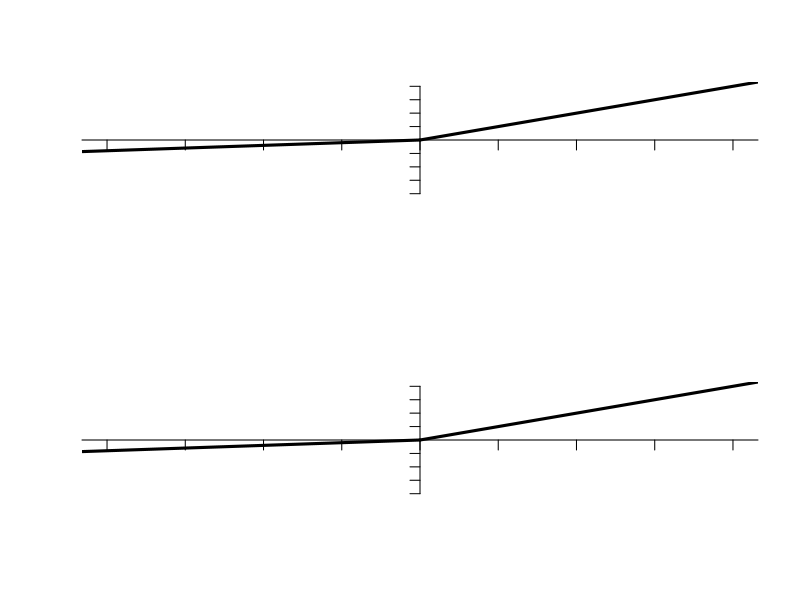

Source code (R):
######################################################
# Leaky ReLU visualization
######################################################
jpeg("/Users/mh/Documents/CSML/Masterarbeit/tex/img/LeakyReLu_highres.jpg", 
     width = 7, height =5, units = 'in', res = 500)
par(mfrow=c(2,1))
curve(0.2*x, -5, 0, axes=FALSE, ylim=c(-4,4), xlim=c(-4,4), xlab='', ylab='', lwd=3)
par(new=TRUE)
curve(1.0*x, 0, 5, axes=FALSE, ylim=c(-4,4), xlim=c(-4,4), xlab='', ylab='', lwd=3)
axis(1, pos=0, at=-5:5, col.axis = "white", labels = FALSE)
axis(2, pos=0, at=-4:4, col.axis = "white", labels = FALSE)

curve(0.2*x, -5, 0, axes=FALSE, ylim=c(-4,4), xlim=c(-4,4), xlab='', ylab='', lwd=3)
par(new=TRUE)
curve(1.0*x, 0, 5, axes=FALSE, ylim=c(-4,4), xlim=c(-4,4), xlab='', ylab='', lwd=3)
axis(1, pos=0, at=-5:5, col.axis = "white", labels = FALSE)
axis(2, pos=0, at=-4:4, col.axis = "white", labels = FALSE)

dev.off()